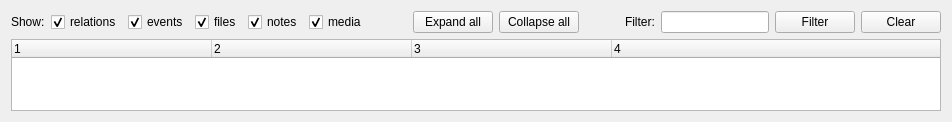
          <widget class="QWidget" name="tab_2">
           <attribute name="icon">
            <iconset resource="resources.qrc">
             <normaloff>:/resources/project.svg</normaloff>:/resources/project.svg</iconset>
           </attribute>
           <attribute name="title">
            <string>Project overview</string>
           </attribute>
           <layout class="QVBoxLayout" name="verticalLayout_20">
            <item>
             <layout class="QHBoxLayout" name="horizontalLayout_14">
              <item>
               <widget class="QLabel" name="label_6">
                <property name="text">
                 <string>Show:</string>
                </property>
               </widget>
              </item>
              <item>
               <widget class="QCheckBox" name="showRelations">
                <property name="text">
                 <string>relations</string>
                </property>
                <property name="checked">
                 <bool>true</bool>
                </property>
               </widget>
              </item>
              <item>
               <widget class="QCheckBox" name="showEvents">
                <property name="text">
                 <string>events</string>
                </property>
                <property name="checked">
                 <bool>true</bool>
                </property>
               </widget>
              </item>
              <item>
               <widget class="QCheckBox" name="showFiles">
                <property name="text">
                 <string>files</string>
                </property>
                <property name="checked">
                 <bool>true</bool>
                </property>
               </widget>
              </item>
              <item>
               <widget class="QCheckBox" name="showNotes">
                <property name="text">
                 <string>notes</string>
                </property>
                <property name="checked">
                 <bool>true</bool>
                </property>
               </widget>
              </item>
              <item>
               <widget class="QCheckBox" name="showMedia">
                <property name="text">
                 <string>media</string>
                </property>
                <property name="checked">
                 <bool>true</bool>
                </property>
               </widget>
              </item>
              <item>
               <spacer name="horizontalSpacer">
                <property name="orientation">
                 <enum>Qt::Horizontal</enum>
                </property>
                <property name="sizeHint" stdset="0">
                 <size>
                  <width>40</width>
                  <height>20</height>
                 </size>
                </property>
               </spacer>
              </item>
              <item>
               <widget class="QPushButton" name="expandAll">
                <property name="text">
                 <string>Expand all</string>
                </property>
               </widget>
              </item>
              <item>
               <widget class="QPushButton" name="collapseAll">
                <property name="text">
                 <string>Collapse all</string>
                </property>
               </widget>
              </item>
              <item>
               <spacer name="horizontalSpacer_2">
                <property name="orientation">
                 <enum>Qt::Horizontal</enum>
                </property>
                <property name="sizeHint" stdset="0">
                 <size>
                  <width>40</width>
                  <height>20</height>
                 </size>
                </property>
               </spacer>
              </item>
              <item>
               <widget class="QLabel" name="findLabel">
                <property name="text">
                 <string>Filter:</string>
                </property>
               </widget>
              </item>
              <item>
               <widget class="QLineEdit" name="findEdit"/>
              </item>
              <item>
               <widget class="QPushButton" name="findProjectView">
                <property name="text">
                 <string>Filter</string>
                </property>
                <property name="icon">
                 <iconset resource="resources.qrc">
                  <normaloff>:/resources/find.svg</normaloff>:/resources/find.svg</iconset>
                </property>
               </widget>
              </item>
              <item>
               <widget class="QPushButton" name="clearProjectFilter">
                <property name="text">
                 <string>Clear</string>
                </property>
                <property name="icon">
                 <iconset resource="resources.qrc">
                  <normaloff>:/resources/clearFilter.svg</normaloff>:/resources/clearFilter.svg</iconset>
                </property>
               </widget>
              </item>
             </layout>
            </item>
            <item>
             <widget class="QTreeWidget" name="projectView">
              <property name="sizeAdjustPolicy">
               <enum>QAbstractScrollArea::AdjustToContents</enum>
              </property>
              <property name="alternatingRowColors">
               <bool>true</bool>
              </property>
              <property name="columnCount">
               <number>4</number>
              </property>
              <attribute name="headerVisible">
               <bool>true</bool>
              </attribute>
              <attribute name="headerCascadingSectionResizes">
               <bool>false</bool>
              </attribute>
              <attribute name="headerMinimumSectionSize">
               <number>100</number>
              </attribute>
              <attribute name="headerDefaultSectionSize">
               <number>200</number>
              </attribute>
              <attribute name="headerHighlightSections">
               <bool>false</bool>
              </attribute>
              <attribute name="headerStretchLastSection">
               <bool>true</bool>
              </attribute>
              <column>
               <property name="text">
                <string notr="true">1</string>
               </property>
              </column>
              <column>
               <property name="text">
                <string notr="true">2</string>
               </property>
              </column>
              <column>
               <property name="text">
                <string notr="true">3</string>
               </property>
              </column>
              <column>
               <property name="text">
                <string notr="true">4</string>
               </property>
              </column>
             </widget>
            </item>
           </layout>
          </widget>
